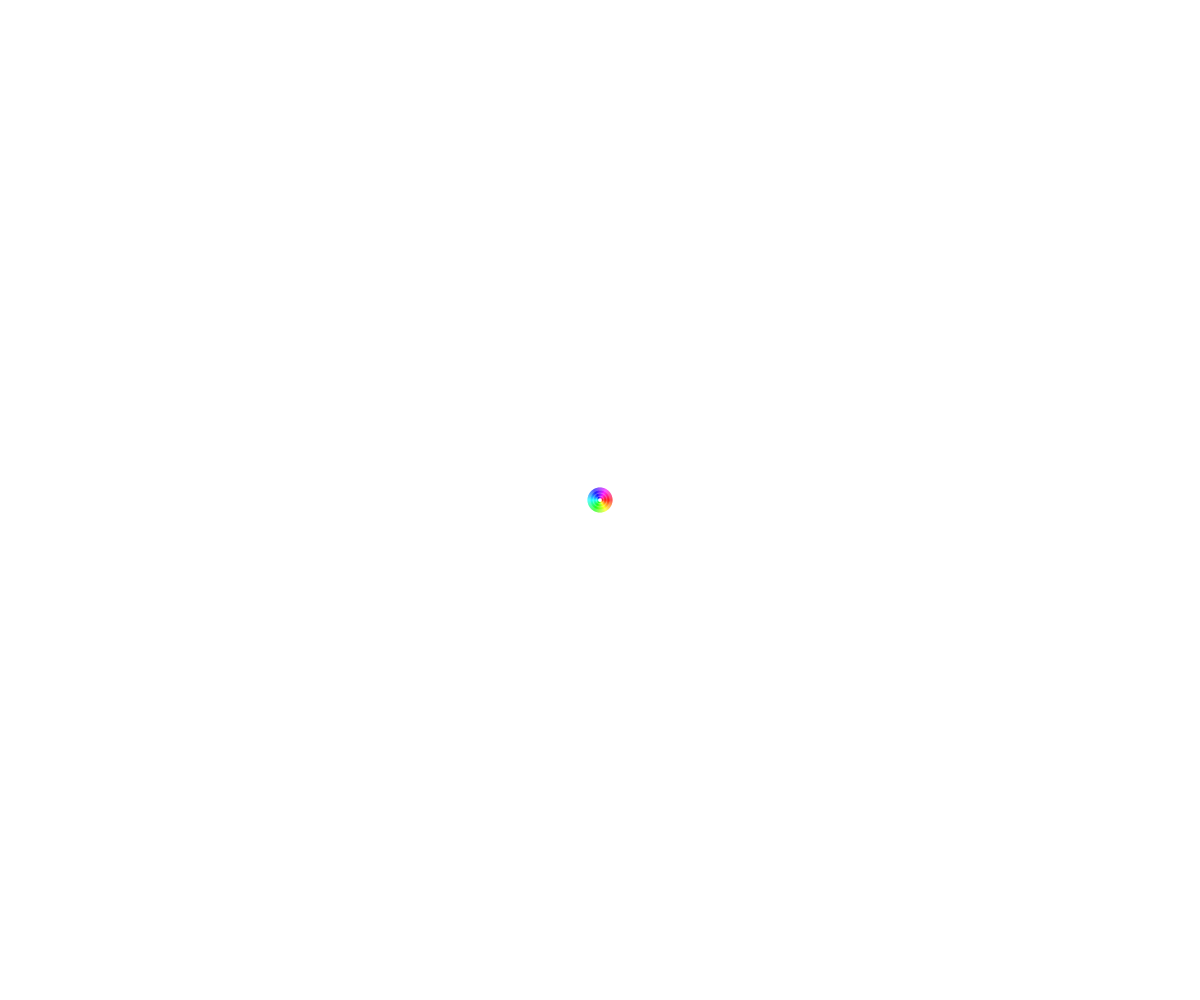
Frame 1 (no input)
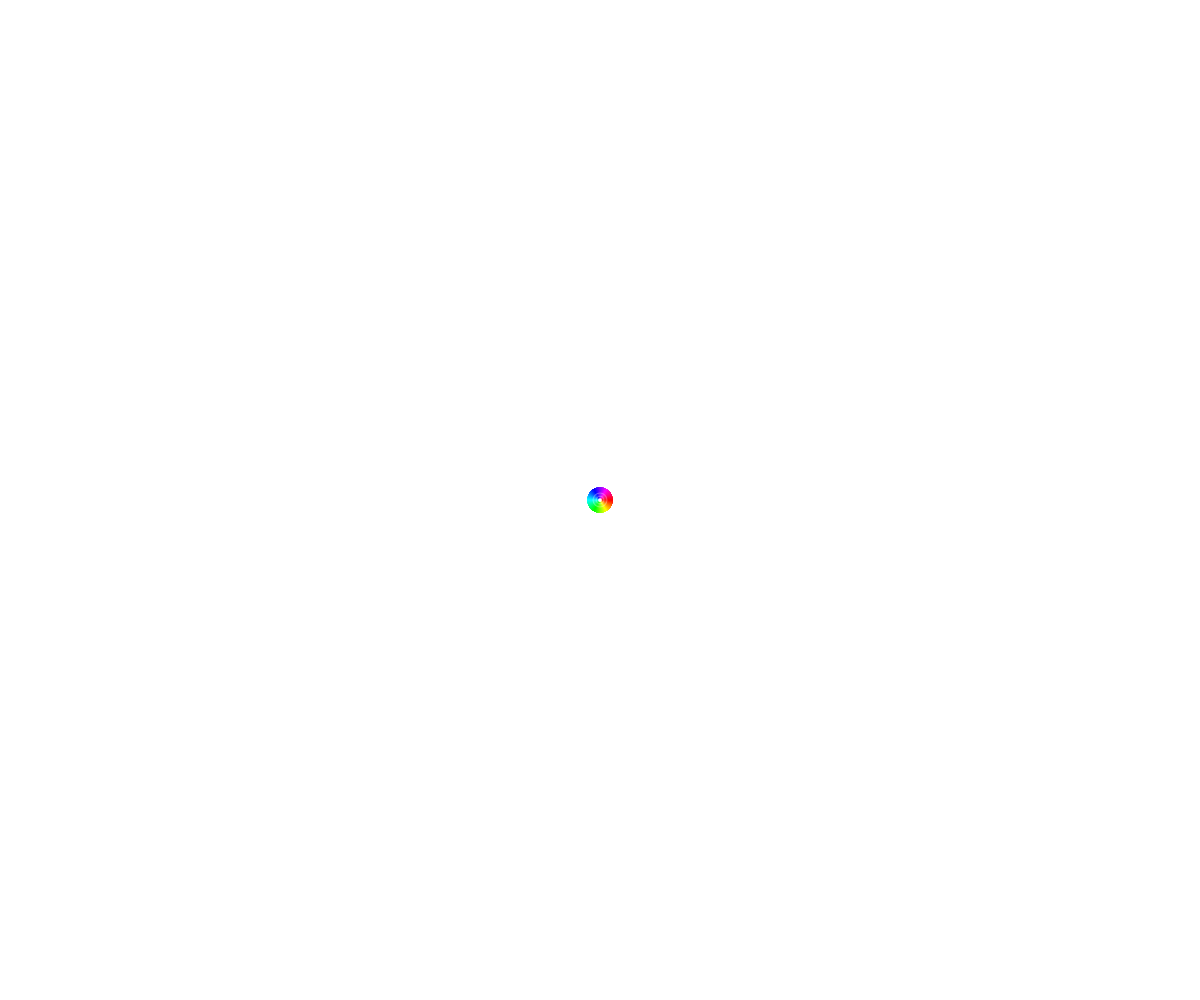
Frame 60 (no input)
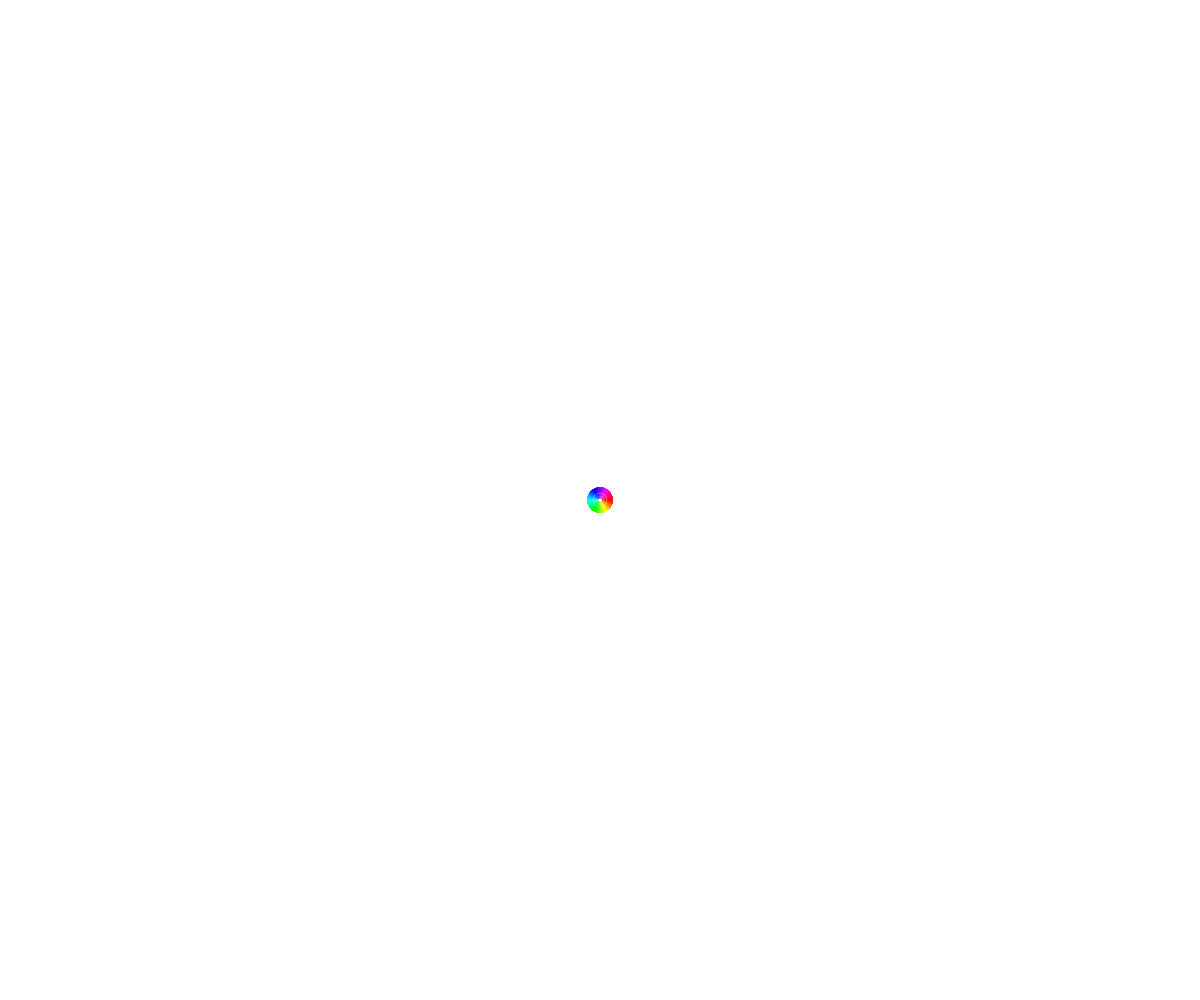
Frame 120 (the mouse pressed at the canvas centre since frame 60)

The p5.js sketch that drew these frames (run headless with seeded random() and noise() and a simulated clock; from frame 60 on, the mouse is pressed at the canvas centre):

// p5.js sketch
// ── sketch.js
let colors = [];
let ring_size = 25;

function setup() {
  createCanvas(window.innerWidth, window.innerHeight);
  colorMode(HSB);
  noStroke();
  for (let i = 0; i < 360; i++) {
    colors[i] = color(i, 100, 100);
  }
}

function draw() {
  translate(width / 2, height / 2);
  for (let i = 0; i < 360; i++) {
    fill(colors[i]);
    let angle = map(i, 0, 360, 0, TWO_PI);
    let x = 200 * cos(angle);
    let y = 200 * sin(angle);
    arc(0, 0, ring_size, ring_size, angle, angle + TWO_PI / 360);
  }
  fill(255);
  circle(0, 0, ring_size - 10);
  for (let i = 0; i < 360; i++) {
    fill(colors[i]);
    let angle = map(i, 0, 360, 0, TWO_PI);
    let x = 200 * cos(angle);
    let y = 200 * sin(angle);
    arc(
      0,
      0,
      (ring_size / 4) * 3,
      (ring_size / 4) * 3,
      angle,
      angle + TWO_PI / 360
    );
  }
  fill(255);
  circle(0, 0, (ring_size / 4) * 3 - 10);
  for (let i = 0; i < 360; i++) {
    fill(colors[i]);
    let angle = map(i, 0, 360, 0, TWO_PI);
    let x = 200 * cos(angle);
    let y = 200 * sin(angle);
    arc(0, 0, ring_size / 2, ring_size / 2, angle, angle + TWO_PI / 360);
  }
  fill(255);
  circle(0, 0, ring_size / 2 - 10);
  for (let i = 0; i < 360; i++) {
    fill(colors[i]);
    let angle = map(i, 0, 360, 0, TWO_PI);
    let x = 200 * cos(angle);
    let y = 200 * sin(angle);
    arc(0, 0, ring_size / 4, ring_size / 4, angle, angle + TWO_PI / 360);
  }
  fill(255);
  circle(0, 0, ring_size / 4 - 10);
}
